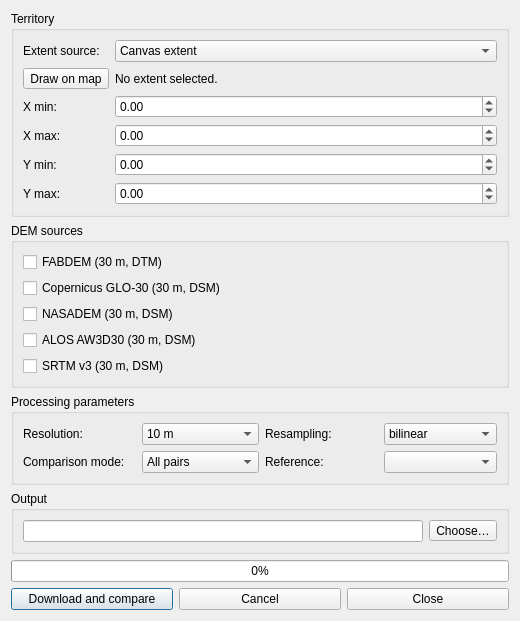
<?xml version="1.0" encoding="UTF-8"?>
<ui version="4.0">
 <class>DEMComparatorDialog</class>
 <widget class="QDialog" name="DEMComparatorDialog">
  <property name="geometry">
   <rect><x>0</x><y>0</y><width>520</width><height>620</height></rect>
  </property>
  <property name="windowTitle"><string>DEM Comparator</string></property>
  <layout class="QVBoxLayout" name="rootLayout">
   <item>
    <widget class="QGroupBox" name="extentGroupBox">
     <property name="title"><string>Territory</string></property>
     <layout class="QGridLayout" name="extentLayout">
      <item row="0" column="0">
       <widget class="QLabel" name="lblExtMode">
        <property name="text"><string>Extent source:</string></property>
       </widget>
      </item>
      <item row="0" column="1">
       <widget class="QComboBox" name="cmbExtentMode">
        <item><property name="text"><string>Canvas extent</string></property></item>
        <item><property name="text"><string>Selected vector layer</string></property></item>
        <item><property name="text"><string>Drawn on map</string></property></item>
        <item><property name="text"><string>Manual</string></property></item>
       </widget>
      </item>
      <item row="1" column="0">
       <widget class="QToolButton" name="btnDrawRectangle">
        <property name="text"><string>Draw on map</string></property>
       </widget>
      </item>
      <item row="1" column="1">
       <widget class="QLabel" name="lblExtent">
        <property name="text"><string>No extent selected.</string></property>
       </widget>
      </item>
      <item row="2" column="0">
       <widget class="QLabel" name="lblXMin"><property name="text"><string>X min:</string></property></widget>
      </item>
      <item row="2" column="1">
       <widget class="QDoubleSpinBox" name="sbXMin"><property name="minimum"><double>-180.000000000000000</double></property><property name="maximum"><double>180.000000000000000</double></property></widget>
      </item>
      <item row="3" column="0">
       <widget class="QLabel" name="lblXMax"><property name="text"><string>X max:</string></property></widget>
      </item>
      <item row="3" column="1">
       <widget class="QDoubleSpinBox" name="sbXMax"><property name="minimum"><double>-180.000000000000000</double></property><property name="maximum"><double>180.000000000000000</double></property></widget>
      </item>
      <item row="4" column="0">
       <widget class="QLabel" name="lblYMin"><property name="text"><string>Y min:</string></property></widget>
      </item>
      <item row="4" column="1">
       <widget class="QDoubleSpinBox" name="sbYMin"><property name="minimum"><double>-90.000000000000000</double></property><property name="maximum"><double>90.000000000000000</double></property></widget>
      </item>
      <item row="5" column="0">
       <widget class="QLabel" name="lblYMax"><property name="text"><string>Y max:</string></property></widget>
      </item>
      <item row="5" column="1">
       <widget class="QDoubleSpinBox" name="sbYMax"><property name="minimum"><double>-90.000000000000000</double></property><property name="maximum"><double>90.000000000000000</double></property></widget>
      </item>
     </layout>
    </widget>
   </item>
   <item>
    <widget class="QGroupBox" name="sourcesGroupBox">
     <property name="title"><string>DEM sources</string></property>
     <layout class="QVBoxLayout" name="sourcesLayout">
      <item>
       <widget class="QCheckBox" name="chkFabdem"><property name="text"><string>FABDEM (30 m, DTM)</string></property></widget>
      </item>
      <item>
       <widget class="QCheckBox" name="chkGlo30"><property name="text"><string>Copernicus GLO-30 (30 m, DSM)</string></property></widget>
      </item>
      <item>
       <widget class="QCheckBox" name="chkNasadem"><property name="text"><string>NASADEM (30 m, DSM)</string></property></widget>
      </item>
      <item>
       <widget class="QCheckBox" name="chkAw3d30"><property name="text"><string>ALOS AW3D30 (30 m, DSM)</string></property></widget>
      </item>
      <item>
       <widget class="QCheckBox" name="chkSrtm"><property name="text"><string>SRTM v3 (30 m, DSM)</string></property></widget>
      </item>
     </layout>
    </widget>
   </item>
   <item>
    <widget class="QGroupBox" name="paramsGroupBox">
     <property name="title"><string>Processing parameters</string></property>
     <layout class="QGridLayout" name="paramsLayout">
      <item row="0" column="0">
       <widget class="QLabel" name="lblRes"><property name="text"><string>Resolution:</string></property></widget>
      </item>
      <item row="0" column="1">
       <widget class="QComboBox" name="cmbResolution">
        <item><property name="text"><string>10 m</string></property></item>
        <item><property name="text"><string>30 m</string></property></item>
        <item><property name="text"><string>90 m</string></property></item>
       </widget>
      </item>
      <item row="0" column="2">
       <widget class="QLabel" name="lblResampling"><property name="text"><string>Resampling:</string></property></widget>
      </item>
      <item row="0" column="3">
       <widget class="QComboBox" name="cmbResampling">
        <item><property name="text"><string>bilinear</string></property></item>
        <item><property name="text"><string>cubic</string></property></item>
        <item><property name="text"><string>nearest</string></property></item>
       </widget>
      </item>
      <item row="1" column="0">
       <widget class="QLabel" name="lblCompareMode"><property name="text"><string>Comparison mode:</string></property></widget>
      </item>
      <item row="1" column="1">
       <widget class="QComboBox" name="cmbCompareMode">
        <item><property name="text"><string>All pairs</string></property></item>
        <item><property name="text"><string>Reference DEM</string></property></item>
       </widget>
      </item>
      <item row="1" column="2">
       <widget class="QLabel" name="lblReference"><property name="text"><string>Reference:</string></property></widget>
      </item>
      <item row="1" column="3">
       <widget class="QComboBox" name="cmbReference"/>
      </item>
     </layout>
    </widget>
   </item>
   <item>
    <widget class="QGroupBox" name="outputGroupBox">
     <property name="title"><string>Output</string></property>
     <layout class="QHBoxLayout" name="outputLayout">
      <item>
       <widget class="QLineEdit" name="leOutputDir"/>
      </item>
      <item>
       <widget class="QToolButton" name="btnBrowseOutput">
        <property name="text"><string>Choose…</string></property>
       </widget>
      </item>
     </layout>
    </widget>
   </item>
   <item>
    <widget class="QProgressBar" name="progressBar">
     <property name="value"><number>0</number></property>
    </widget>
   </item>
   <item>
    <layout class="QHBoxLayout" name="buttonsLayout">
     <item>
      <widget class="QPushButton" name="btnRun"><property name="text"><string>Download and compare</string></property></widget>
     </item>
     <item>
      <widget class="QPushButton" name="btnCancel"><property name="text"><string>Cancel</string></property></widget>
     </item>
     <item>
      <widget class="QPushButton" name="btnClose"><property name="text"><string>Close</string></property></widget>
     </item>
    </layout>
   </item>
  </layout>
 </widget>
 <resources/>
 <connections/>
</ui>
